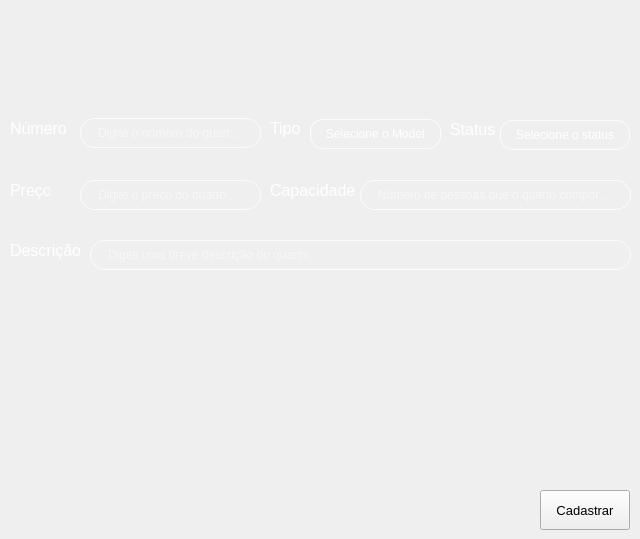
      <widget class="QWidget" name="page_20">
       <widget class="QPushButton" name="btn_cadastrar_quarto">
        <property name="geometry">
         <rect>
          <x>540</x>
          <y>490</y>
          <width>90</width>
          <height>40</height>
         </rect>
        </property>
        <property name="font">
         <font>
          <pointsize>10</pointsize>
          <weight>50</weight>
          <bold>false</bold>
         </font>
        </property>
        <property name="text">
         <string>Cadastrar</string>
        </property>
       </widget>
       <widget class="QLabel" name="label_88">
        <property name="geometry">
         <rect>
          <x>10</x>
          <y>240</y>
          <width>70</width>
          <height>20</height>
         </rect>
        </property>
        <property name="font">
         <font>
          <pointsize>12</pointsize>
         </font>
        </property>
        <property name="styleSheet">
         <string notr="true">QLabel {
    background: transparent;
    color: white; /* ou o azul da paleta: #339CFF */
    border: 1one;
    padding: 0px;
}
</string>
        </property>
        <property name="text">
         <string>Descrição</string>
        </property>
       </widget>
       <widget class="QLineEdit" name="linha_desc">
        <property name="geometry">
         <rect>
          <x>90</x>
          <y>240</y>
          <width>541</width>
          <height>30</height>
         </rect>
        </property>
        <property name="styleSheet">
         <string notr="true">QLineEdit {
    /* Borda e fundo */
    border: 1px solid rgba(255, 255, 255, 200);
    border-radius: 15px;
    background-color: rgba(0, 0, 0, 0); /* Totalmente transparente */
    
    /* Espaçamento interno */
    padding: 5px 15px;
    
    /* Cor do texto */
    color: white;
    
    /* Melhora a renderização */
    background-clip: padding-box;
}

/* Efeito ao focar */
QLineEdit:focus {
    border: 1px solid rgba(255, 255, 255, 255);
    background-color: rgba(255, 255, 255, 36);
}</string>
        </property>
        <property name="placeholderText">
         <string>Digite uma breve descrição do quarto...</string>
        </property>
       </widget>
       <widget class="QLineEdit" name="linha_capacidade">
        <property name="geometry">
         <rect>
          <x>360</x>
          <y>180</y>
          <width>271</width>
          <height>30</height>
         </rect>
        </property>
        <property name="styleSheet">
         <string notr="true">QLineEdit {
    /* Borda e fundo */
    border: 1px solid rgba(255, 255, 255, 200);
    border-radius: 15px;
    background-color: rgba(0, 0, 0, 0); /* Totalmente transparente */
    
    /* Espaçamento interno */
    padding: 5px 15px;
    
    /* Cor do texto */
    color: white;
    
    /* Melhora a renderização */
    background-clip: padding-box;
}

/* Efeito ao focar */
QLineEdit:focus {
    border: 1px solid rgba(255, 255, 255, 255);
    background-color: rgba(255, 255, 255, 36);
}</string>
        </property>
        <property name="placeholderText">
         <string>Número de pessoas que o quarto comporta...</string>
        </property>
       </widget>
       <widget class="QLabel" name="label_87">
        <property name="geometry">
         <rect>
          <x>270</x>
          <y>180</y>
          <width>85</width>
          <height>20</height>
         </rect>
        </property>
        <property name="font">
         <font>
          <pointsize>12</pointsize>
         </font>
        </property>
        <property name="styleSheet">
         <string notr="true">QLabel {
    background: transparent;
    color: white; /* ou o azul da paleta: #339CFF */
    border: 1one;
    padding: 0px;
}
</string>
        </property>
        <property name="text">
         <string>Capacidade</string>
        </property>
       </widget>
       <widget class="QLabel" name="label_86">
        <property name="geometry">
         <rect>
          <x>10</x>
          <y>180</y>
          <width>40</width>
          <height>20</height>
         </rect>
        </property>
        <property name="font">
         <font>
          <pointsize>12</pointsize>
         </font>
        </property>
        <property name="styleSheet">
         <string notr="true">QLabel {
    background: transparent;
    color: white; /* ou o azul da paleta: #339CFF */
    border: 1one;
    padding: 0px;
}
</string>
        </property>
        <property name="text">
         <string>Preço</string>
        </property>
       </widget>
       <widget class="QLineEdit" name="linha_preco">
        <property name="geometry">
         <rect>
          <x>80</x>
          <y>180</y>
          <width>181</width>
          <height>30</height>
         </rect>
        </property>
        <property name="styleSheet">
         <string notr="true">QLineEdit {
    /* Borda e fundo */
    border: 1px solid rgba(255, 255, 255, 200);
    border-radius: 15px;
    background-color: rgba(0, 0, 0, 0); /* Totalmente transparente */
    
    /* Espaçamento interno */
    padding: 5px 15px;
    
    /* Cor do texto */
    color: white;
    
    /* Melhora a renderização */
    background-clip: padding-box;
}

/* Efeito ao focar */
QLineEdit:focus {
    border: 1px solid rgba(255, 255, 255, 255);
    background-color: rgba(255, 255, 255, 36);
}</string>
        </property>
        <property name="placeholderText">
         <string>Digite o preço do quarto...</string>
        </property>
       </widget>
       <widget class="QComboBox" name="combo_stts">
        <property name="geometry">
         <rect>
          <x>500</x>
          <y>120</y>
          <width>130</width>
          <height>30</height>
         </rect>
        </property>
        <property name="styleSheet">
         <string notr="true">QComboBox {
    border: 1px solid rgba(255, 255, 255, 200);  /* Borda visível */
    border-radius: 13px;
    background-color: transparent;              /* Totalmente transparente */
    padding: 5px 15px;
    color: white;
    font-size: 12px;
    background-clip: padding-box;
}

QComboBox:focus {
    border: 1px solid rgba(255, 255, 255, 255);  /* Borda mais forte no foco */
    background-color: rgba(255, 255, 255, 36);   /* Leve destaque no foco */
}

/* Remove o botão e a seta */
QComboBox::drop-down {
    border: 1one;
    background: transparent;
    width: 0px;  /* Esconde o espaço reservado pra seta */
}

QComboBox::down-arrow {
    width: 0;
    height: 0;
    border: 1one;
}

/* Dropdown com estilo flat e legível */
QComboBox QAbstractItemView {
    background-color: #2A2A2A;              /* Fundo da lista */
    color: white;                           /* Texto das opções */
    border: 1px solid rgba(255, 255, 255, 50);
    border-radius: 8px;
    selection-background-color: #339CFF;    /* Azul no hover/seleção */
    selection-color: black;
}
</string>
        </property>
        <property name="placeholderText" stdset="0">
         <string>Selecione o status do quarto</string>
        </property>
        <item>
         <property name="text">
          <string>Disponível</string>
         </property>
        </item>
        <item>
         <property name="text">
          <string>Ocupado</string>
         </property>
        </item>
        <item>
         <property name="text">
          <string>Em manutenção</string>
         </property>
        </item>
       </widget>
       <widget class="QLabel" name="label_85">
        <property name="geometry">
         <rect>
          <x>450</x>
          <y>119</y>
          <width>45</width>
          <height>20</height>
         </rect>
        </property>
        <property name="maximumSize">
         <size>
          <width>65</width>
          <height>16777215</height>
         </size>
        </property>
        <property name="font">
         <font>
          <pointsize>12</pointsize>
         </font>
        </property>
        <property name="styleSheet">
         <string notr="true">QLabel {
    background: transparent;
    color: white; /* ou o azul da paleta: #339CFF */
    border: 1one;
    padding: 0px;
}
</string>
        </property>
        <property name="text">
         <string>Status</string>
        </property>
       </widget>
       <widget class="QLabel" name="label_83">
        <property name="geometry">
         <rect>
          <x>10</x>
          <y>118</y>
          <width>60</width>
          <height>20</height>
         </rect>
        </property>
        <property name="font">
         <font>
          <pointsize>12</pointsize>
         </font>
        </property>
        <property name="styleSheet">
         <string notr="true">QLabel {
    background: transparent;
    color: white; /* ou o azul da paleta: #339CFF */
    border: 1one;
    padding: 0px;
}
</string>
        </property>
        <property name="text">
         <string>Número</string>
        </property>
       </widget>
       <widget class="QLineEdit" name="linha_numero_quarto">
        <property name="geometry">
         <rect>
          <x>80</x>
          <y>118</y>
          <width>181</width>
          <height>30</height>
         </rect>
        </property>
        <property name="styleSheet">
         <string notr="true">QLineEdit {
    /* Borda e fundo */
    border: 1px solid rgba(255, 255, 255, 200);
    border-radius: 15px;
    background-color: rgba(0, 0, 0, 0); /* Totalmente transparente */
    
    /* Espaçamento interno */
    padding: 5px 15px;
    
    /* Cor do texto */
    color: white;
    
    /* Melhora a renderização */
    background-clip: padding-box;
}

/* Efeito ao focar */
QLineEdit:focus {
    border: 1px solid rgba(255, 255, 255, 255);
    background-color: rgba(255, 255, 255, 36);
}</string>
        </property>
        <property name="inputMask">
         <string/>
        </property>
        <property name="placeholderText">
         <string>Digite o número do quarto...</string>
        </property>
       </widget>
       <widget class="QComboBox" name="combo_tipo">
        <property name="geometry">
         <rect>
          <x>310</x>
          <y>119</y>
          <width>131</width>
          <height>30</height>
         </rect>
        </property>
        <property name="font">
         <font>
          <pointsize>-1</pointsize>
         </font>
        </property>
        <property name="styleSheet">
         <string notr="true">QComboBox {
    border: 1px solid rgba(255, 255, 255, 200);  /* Borda visível */
    border-radius: 13px;
    background-color: transparent;              /* Totalmente transparente */
    padding: 5px 15px;
    color: white;
    font-size: 12px;
    background-clip: padding-box;
}

QComboBox:focus {
    border: 1px solid rgba(255, 255, 255, 255);  /* Borda mais forte no foco */
    background-color: rgba(255, 255, 255, 36);   /* Leve destaque no foco */
}

/* Remove o botão e a seta */
QComboBox::drop-down {
    border: 1one;
    background: transparent;
    width: 0px;  /* Esconde o espaço reservado pra seta */
}

QComboBox::down-arrow {
    width: 0;
    height: 0;
    border: 1one;
}

/* Dropdown com estilo flat e legível */
QComboBox QAbstractItemView {
    background-color: #2A2A2A;              /* Fundo da lista */
    color: white;                           /* Texto das opções */
    border: 1px solid rgba(255, 255, 255, 50);
    border-radius: 8px;
    selection-background-color: #339CFF;    /* Azul no hover/seleção */
    selection-color: black;
}
</string>
        </property>
        <property name="placeholderText" stdset="0">
         <string>Selecione o Modelo de Quarto</string>
        </property>
        <item>
         <property name="text">
          <string>Master</string>
         </property>
        </item>
        <item>
         <property name="text">
          <string>Luxo</string>
         </property>
        </item>
        <item>
         <property name="text">
          <string>Suíte</string>
         </property>
        </item>
        <item>
         <property name="text">
          <string>Simples</string>
         </property>
        </item>
        <item>
         <property name="text">
          <string>Duplo</string>
         </property>
        </item>
       </widget>
       <widget class="QLabel" name="label_84">
        <property name="geometry">
         <rect>
          <x>270</x>
          <y>118</y>
          <width>35</width>
          <height>20</height>
         </rect>
        </property>
        <property name="font">
         <font>
          <pointsize>12</pointsize>
         </font>
        </property>
        <property name="styleSheet">
         <string notr="true">QLabel {
    background: transparent;
    color: white; /* ou o azul da paleta: #339CFF */
    border: 1one;
    padding: 0px;
}
</string>
        </property>
        <property name="text">
         <string>Tipo</string>
        </property>
       </widget>
      </widget>
